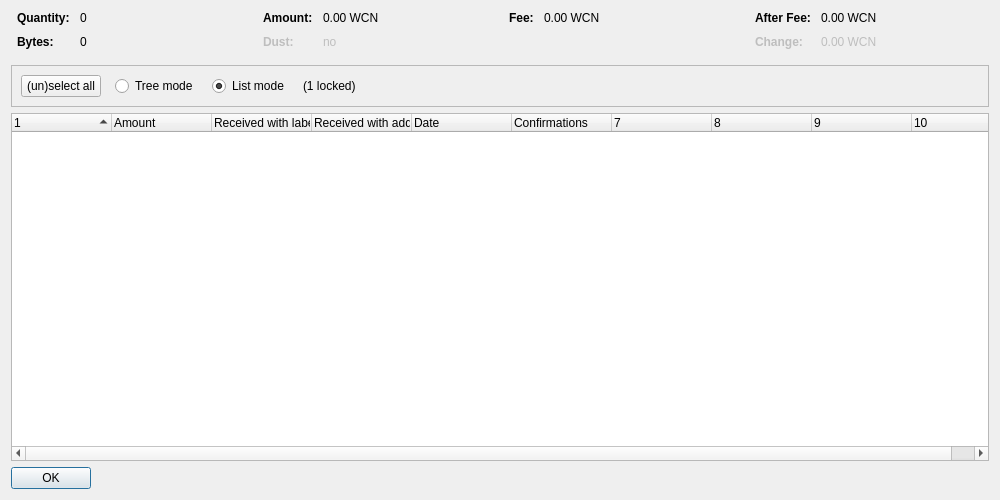
<?xml version="1.0" encoding="UTF-8"?>
<ui version="4.0">
 <class>CoinControlDialog</class>
 <widget class="QDialog" name="CoinControlDialog">
  <property name="geometry">
   <rect>
    <x>0</x>
    <y>0</y>
    <width>1000</width>
    <height>500</height>
   </rect>
  </property>
  <property name="windowTitle">
   <string>Coin Selection</string>
  </property>
  <layout class="QVBoxLayout" name="verticalLayout">
   <item>
    <layout class="QHBoxLayout" name="horizontalLayoutTop" stretch="0,0,0,0">
     <property name="topMargin">
      <number>0</number>
     </property>
     <property name="bottomMargin">
      <number>10</number>
     </property>
     <item>
      <layout class="QFormLayout" name="formLayoutCoinControl1">
       <property name="horizontalSpacing">
        <number>10</number>
       </property>
       <property name="verticalSpacing">
        <number>10</number>
       </property>
       <property name="leftMargin">
        <number>6</number>
       </property>
       <property name="rightMargin">
        <number>6</number>
       </property>
       <item row="0" column="0">
        <widget class="QLabel" name="labelCoinControlQuantityText">
         <property name="font">
          <font>
           <weight>75</weight>
           <bold>true</bold>
          </font>
         </property>
         <property name="text">
          <string>Quantity:</string>
         </property>
        </widget>
       </item>
       <item row="0" column="1">
        <widget class="QLabel" name="labelCoinControlQuantity">
         <property name="cursor">
          <cursorShape>IBeamCursor</cursorShape>
         </property>
         <property name="contextMenuPolicy">
          <enum>Qt::ActionsContextMenu</enum>
         </property>
         <property name="text">
          <string notr="true">0</string>
         </property>
         <property name="textInteractionFlags">
          <set>Qt::LinksAccessibleByMouse|Qt::TextSelectableByKeyboard|Qt::TextSelectableByMouse</set>
         </property>
        </widget>
       </item>
       <item row="1" column="0">
        <widget class="QLabel" name="labelCoinControlBytesText">
         <property name="font">
          <font>
           <weight>75</weight>
           <bold>true</bold>
          </font>
         </property>
         <property name="text">
          <string>Bytes:</string>
         </property>
        </widget>
       </item>
       <item row="1" column="1">
        <widget class="QLabel" name="labelCoinControlBytes">
         <property name="cursor">
          <cursorShape>IBeamCursor</cursorShape>
         </property>
         <property name="contextMenuPolicy">
          <enum>Qt::ActionsContextMenu</enum>
         </property>
         <property name="text">
          <string notr="true">0</string>
         </property>
         <property name="textInteractionFlags">
          <set>Qt::LinksAccessibleByMouse|Qt::TextSelectableByKeyboard|Qt::TextSelectableByMouse</set>
         </property>
        </widget>
       </item>
      </layout>
     </item>
     <item>
      <layout class="QFormLayout" name="formLayoutCoinControl2">
       <property name="horizontalSpacing">
        <number>10</number>
       </property>
       <property name="verticalSpacing">
        <number>10</number>
       </property>
       <property name="leftMargin">
        <number>6</number>
       </property>
       <property name="rightMargin">
        <number>6</number>
       </property>
       <item row="0" column="0">
        <widget class="QLabel" name="labelCoinControlAmountText">
         <property name="font">
          <font>
           <weight>75</weight>
           <bold>true</bold>
          </font>
         </property>
         <property name="text">
          <string>Amount:</string>
         </property>
        </widget>
       </item>
       <item row="0" column="1">
        <widget class="QLabel" name="labelCoinControlAmount">
         <property name="cursor">
          <cursorShape>IBeamCursor</cursorShape>
         </property>
         <property name="contextMenuPolicy">
          <enum>Qt::ActionsContextMenu</enum>
         </property>
         <property name="text">
          <string notr="true">0.00 WCN</string>
         </property>
         <property name="textInteractionFlags">
          <set>Qt::LinksAccessibleByMouse|Qt::TextSelectableByKeyboard|Qt::TextSelectableByMouse</set>
         </property>
        </widget>
       </item>
       <item row="1" column="0">
        <widget class="QLabel" name="labelCoinControlLowOutputText">
         <property name="enabled">
          <bool>false</bool>
         </property>
         <property name="font">
          <font>
           <weight>75</weight>
           <bold>true</bold>
          </font>
         </property>
         <property name="text">
          <string>Dust:</string>
         </property>
        </widget>
       </item>
       <item row="1" column="1">
        <widget class="QLabel" name="labelCoinControlLowOutput">
         <property name="enabled">
          <bool>false</bool>
         </property>
         <property name="cursor">
          <cursorShape>IBeamCursor</cursorShape>
         </property>
         <property name="contextMenuPolicy">
          <enum>Qt::ActionsContextMenu</enum>
         </property>
         <property name="text">
          <string notr="true">no</string>
         </property>
         <property name="textInteractionFlags">
          <set>Qt::LinksAccessibleByMouse|Qt::TextSelectableByKeyboard|Qt::TextSelectableByMouse</set>
         </property>
        </widget>
       </item>
      </layout>
     </item>
     <item>
      <layout class="QFormLayout" name="formLayoutCoinControl3">
       <property name="horizontalSpacing">
        <number>10</number>
       </property>
       <property name="verticalSpacing">
        <number>10</number>
       </property>
       <property name="leftMargin">
        <number>6</number>
       </property>
       <property name="rightMargin">
        <number>6</number>
       </property>
       <item row="0" column="0">
        <widget class="QLabel" name="labelCoinControlFeeText">
         <property name="font">
          <font>
           <weight>75</weight>
           <bold>true</bold>
          </font>
         </property>
         <property name="text">
          <string>Fee:</string>
         </property>
        </widget>
       </item>
       <item row="0" column="1">
        <widget class="QLabel" name="labelCoinControlFee">
         <property name="cursor">
          <cursorShape>IBeamCursor</cursorShape>
         </property>
         <property name="contextMenuPolicy">
          <enum>Qt::ActionsContextMenu</enum>
         </property>
         <property name="text">
          <string notr="true">0.00 WCN</string>
         </property>
         <property name="textInteractionFlags">
          <set>Qt::LinksAccessibleByMouse|Qt::TextSelectableByKeyboard|Qt::TextSelectableByMouse</set>
         </property>
        </widget>
       </item>
      </layout>
     </item>
     <item>
      <layout class="QFormLayout" name="formLayoutCoinControl4">
       <property name="horizontalSpacing">
        <number>10</number>
       </property>
       <property name="verticalSpacing">
        <number>10</number>
       </property>
       <property name="leftMargin">
        <number>6</number>
       </property>
       <property name="rightMargin">
        <number>6</number>
       </property>
       <item row="0" column="0">
        <widget class="QLabel" name="labelCoinControlAfterFeeText">
         <property name="font">
          <font>
           <weight>75</weight>
           <bold>true</bold>
          </font>
         </property>
         <property name="text">
          <string>After Fee:</string>
         </property>
        </widget>
       </item>
       <item row="0" column="1">
        <widget class="QLabel" name="labelCoinControlAfterFee">
         <property name="cursor">
          <cursorShape>IBeamCursor</cursorShape>
         </property>
         <property name="contextMenuPolicy">
          <enum>Qt::ActionsContextMenu</enum>
         </property>
         <property name="text">
          <string notr="true">0.00 WCN</string>
         </property>
         <property name="textInteractionFlags">
          <set>Qt::LinksAccessibleByMouse|Qt::TextSelectableByKeyboard|Qt::TextSelectableByMouse</set>
         </property>
        </widget>
       </item>
       <item row="1" column="0">
        <widget class="QLabel" name="labelCoinControlChangeText">
         <property name="enabled">
          <bool>false</bool>
         </property>
         <property name="font">
          <font>
           <weight>75</weight>
           <bold>true</bold>
          </font>
         </property>
         <property name="text">
          <string>Change:</string>
         </property>
        </widget>
       </item>
       <item row="1" column="1">
        <widget class="QLabel" name="labelCoinControlChange">
         <property name="enabled">
          <bool>false</bool>
         </property>
         <property name="cursor">
          <cursorShape>IBeamCursor</cursorShape>
         </property>
         <property name="contextMenuPolicy">
          <enum>Qt::ActionsContextMenu</enum>
         </property>
         <property name="text">
          <string notr="true">0.00 WCN</string>
         </property>
         <property name="textInteractionFlags">
          <set>Qt::LinksAccessibleByMouse|Qt::TextSelectableByKeyboard|Qt::TextSelectableByMouse</set>
         </property>
        </widget>
       </item>
      </layout>
     </item>
    </layout>
   </item>
   <item>
    <widget class="QFrame" name="frame">
     <property name="minimumSize">
      <size>
       <width>0</width>
       <height>40</height>
      </size>
     </property>
     <property name="frameShape">
      <enum>QFrame::StyledPanel</enum>
     </property>
     <property name="frameShadow">
      <enum>QFrame::Sunken</enum>
     </property>
     <layout class="QHBoxLayout" name="horizontalLayout">
      <item>
       <layout class="QHBoxLayout" name="horizontalLayoutPanel" stretch="0,0,0,0,0">
        <property name="spacing">
         <number>14</number>
        </property>
        <item>
         <widget class="QPushButton" name="pushButtonSelectAll">
          <property name="sizePolicy">
           <sizepolicy hsizetype="Maximum" vsizetype="Fixed">
            <horstretch>0</horstretch>
            <verstretch>0</verstretch>
           </sizepolicy>
          </property>
          <property name="text">
           <string>(un)select all</string>
          </property>
          <property name="autoDefault">
           <bool>false</bool>
          </property>
         </widget>
        </item>
        <item>
         <widget class="QRadioButton" name="radioTreeMode">
          <property name="sizePolicy">
           <sizepolicy hsizetype="Maximum" vsizetype="Fixed">
            <horstretch>0</horstretch>
            <verstretch>0</verstretch>
           </sizepolicy>
          </property>
          <property name="text">
           <string>Tree mode</string>
          </property>
         </widget>
        </item>
        <item>
         <widget class="QRadioButton" name="radioListMode">
          <property name="sizePolicy">
           <sizepolicy hsizetype="Maximum" vsizetype="Fixed">
            <horstretch>0</horstretch>
            <verstretch>0</verstretch>
           </sizepolicy>
          </property>
          <property name="text">
           <string>List mode</string>
          </property>
          <property name="checked">
           <bool>true</bool>
          </property>
         </widget>
        </item>
        <item>
         <widget class="QLabel" name="labelLocked">
          <property name="text">
           <string notr="true">(1 locked)</string>
          </property>
         </widget>
        </item>
        <item>
         <spacer name="horizontalSpacer">
          <property name="orientation">
           <enum>Qt::Horizontal</enum>
          </property>
          <property name="sizeHint" stdset="0">
           <size>
            <width>40</width>
            <height>20</height>
           </size>
          </property>
         </spacer>
        </item>
       </layout>
      </item>
     </layout>
    </widget>
   </item>
   <item>
    <widget class="CoinControlTreeWidget" name="treeWidget">
     <property name="contextMenuPolicy">
      <enum>Qt::CustomContextMenu</enum>
     </property>
     <property name="sortingEnabled">
      <bool>false</bool>
     </property>
     <property name="columnCount">
      <number>10</number>
     </property>
     <attribute name="headerShowSortIndicator" stdset="0">
      <bool>true</bool>
     </attribute>
     <attribute name="headerStretchLastSection">
      <bool>false</bool>
     </attribute>
     <column>
      <property name="text">
       <string/>
      </property>
     </column>
     <column>
      <property name="text">
       <string>Amount</string>
      </property>
     </column>
     <column>
      <property name="text">
       <string>Received with label</string>
      </property>
     </column>
     <column>
      <property name="text">
       <string>Received with address</string>
      </property>
     </column>
     <column>
      <property name="text">
       <string>Date</string>
      </property>
     </column>
     <column>
      <property name="text">
       <string>Confirmations</string>
      </property>
      <property name="toolTip">
       <string>Confirmed</string>
      </property>
     </column>
     <column>
      <property name="text">
       <string/>
      </property>
     </column>
     <column>
      <property name="text">
       <string/>
      </property>
     </column>
     <column>
      <property name="text">
       <string/>
      </property>
     </column>
     <column>
      <property name="text">
       <string/>
      </property>
     </column>
    </widget>
   </item>
   <item>
    <widget class="QDialogButtonBox" name="buttonBox">
     <property name="sizePolicy">
      <sizepolicy hsizetype="Maximum" vsizetype="Fixed">
       <horstretch>0</horstretch>
       <verstretch>0</verstretch>
      </sizepolicy>
     </property>
     <property name="orientation">
      <enum>Qt::Horizontal</enum>
     </property>
     <property name="standardButtons">
      <set>QDialogButtonBox::Ok</set>
     </property>
    </widget>
   </item>
  </layout>
 </widget>
 <customwidgets>
  <customwidget>
   <class>CoinControlTreeWidget</class>
   <extends>QTreeWidget</extends>
   <header>coincontroltreewidget.h</header>
  </customwidget>
 </customwidgets>
 <resources/>
 <connections/>
</ui>
